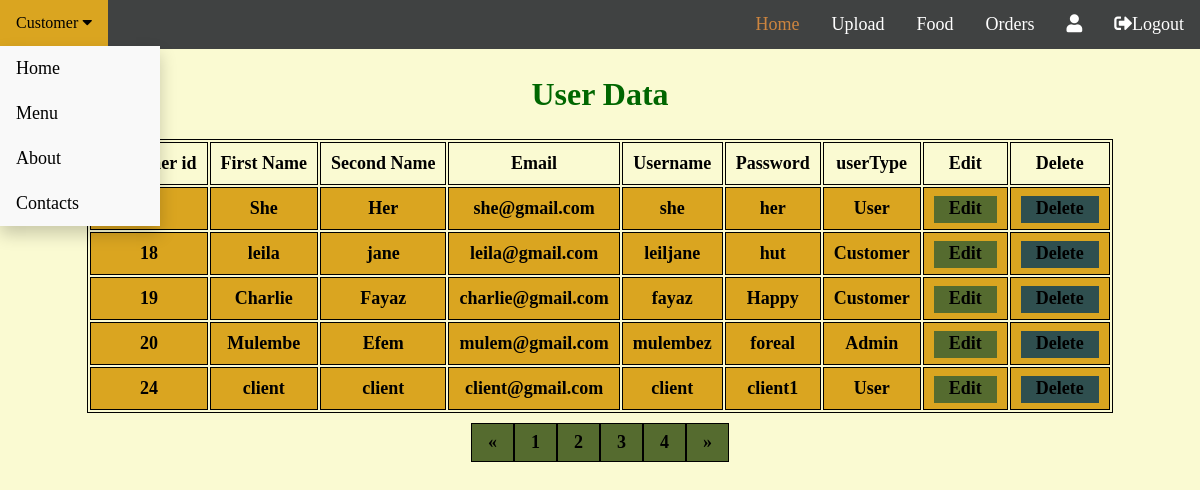
The page /displayUsers.php?pageno=3 on the database its author committed.
### tables this page shows
CREATE TABLE `customer` (
  `customer_id` int(6) NOT NULL,
  `firstname` varchar(10) NOT NULL,
  `secondname` varchar(10) NOT NULL,
  `email` varchar(40) NOT NULL,
  `userName` varchar(255) NOT NULL,
  `userPassword` varchar(20) NOT NULL,
  `userType` varchar(255) NOT NULL
);

### displayUsers.php (the view, shortened to what this page needs)
<?php
require_once('connect.php');
?>
<!DOCTYPE html>
<html lang="en">
<head>
    <link rel="stylesheet" href="https://use.fontawesome.com/releases/v5.7.1/css/all.css">
</head>
<body>
    <div class="nav">
        <div class="dropdown">
            <button class="dropbtn">Customer
                <i class="fa fa-caret-down"></i>
            </button>
            <div class="dropdown-content">
                <a href="index1.php">Home</a>
                <a href="menu1.php">Menu</a>
                <a href="about.html">About</a>
                <a href="contact.php">Contacts</a>
            </div>
        </div>
        <a href="logout.php"><i class="fas fa-sign-out-alt"></i>Logout</a>
        <a href="profile.php" class="user"><i class="fas fa-user"></i><?php echo $_SESSION['user']['userName']; ?></a>
        <a href="view_order.php">Orders</a>
        <a href="view_food.php">Food</a>
        <a href="upload_image.php">Upload</a>
        <a href="index1.html" class="active">Home</a>
    </div>
    <section>
        <h1>User Data</h1>
        <table>
            <tr>
                <th>Customer id</th>
                <th>First Name</th>
                <th>Second Name</th>
                <th>Email</th>
                <th>Username</th>
                <th>Password</th>
                <th>userType</th>
                <th>Edit</th>
                <th>Delete</th>
            </tr>
            <?php
            if (isset($_GET['pageno'])) {
                $pageno = $_GET['pageno'];
            } else {
                $pageno = 1;
            }
            $records_per_page = 5;
            $offset = ($pageno - 1) * $records_per_page;
            $sql_total = "SELECT COUNT(*) FROM Customer";
            $result = mysqli_query($conn, $sql_total);
            $total_rows = mysqli_fetch_array($result)[0];
            $total_pages = ceil($total_rows / $records_per_page);
            $sql_result = "SELECT * FROM Customer LIMIT $offset, $records_per_page";
            $data = mysqli_query($conn, $sql_result);
            while ($row = mysqli_fetch_array($data)) {
            ?>
                <tr>
                    <td><?php echo $row['customer_id']; ?></td>
                    <td><?php echo $row['firstname']; ?></td>
                    <td><?php echo $row['secondname']; ?></td>
                    <td><?php echo $row['email']; ?></td>
                    <td><?php echo $row['userName']; ?></td>
                    <td><?php echo $row['userPassword']; ?></td>
                    <td><?php echo $row['userType']; ?></td>
                    <td>
                        <a href="edit.php?customer_id=<?php echo $row['customer_id']; ?>" class="edit_btn">Edit</a>
                    </td>
                    <td>
                        <a href="delete.php?customer_id=<?php echo $row['customer_id']; ?>" class="del_btn">Delete</a>
                    </td>
                </tr>
            <?php
            }
            ?>
        </table>
    </section>
    <div class="paginate">
        <a href="<?php if ($pageno <= 1) {
                        echo 'disabled';
                    }
                    if ($pageno <= 1) {
                        echo '#';
                    } else {
                        echo "?pageno=" . ($pageno - 1);
                    } ?>">&laquo;</a>
        <a href="?pageno=1">1</a>
        <a href="<?php if ($pageno >= $total_pages) {
                        echo 'disabled';
                    }
                    if ($pageno >= $total_pages) {
                        echo '#';
                    } else {
                        echo "?pageno=" . ($pageno + 1);
                    } ?> ">2</a>
        <a href="<?php if ($pageno >= $total_pages) {
                        echo 'disabled';
                    }
                    if ($pageno >= $total_pages) {
                        echo '#';
                    } else {
                        echo "?pageno=" . ($pageno + 1);
                    } ?>">3</a>
        <a href="<?php if ($pageno >= $total_pages) {
                        echo 'disabled';
                    }
                    if ($pageno >= $total_pages) {
                        echo '#';
                    } else {
                        echo "?pageno=" . ($pageno + 1);
                    } ?>">4</a>
        <a href="?pageno=<?php echo $total_pages; ?>">&raquo;</a>
    </div>
</body>
</html>

### displayUsers.php (style rules this page uses)
body { background-color: lightgoldenrodyellow; margin: 0; }
table { margin: 0 auto; font-size: large; border: 1px solid black; }
h1 { text-align: center; color: #006600; font-size: xx-large; font-family: fantasy; }
td { background-color: goldenrod; border: 1px solid black; }
th, td { font-weight: bold; border: 1px solid black; padding: 10px; text-align: center; }
td { font-weight: bold; }
.nav { background-color: #404242; overflow: hidden; }
.nav a { float: right; color: white; text-align: center; padding: 14px 16px; text-decoration: none; font-size: 18px; }
.nav a.active { color: peru; }
.paginate { display: inline-block; margin: auto; width: 50%; padding: 10px; display: flex; justify-content: center; }
.paginate a { font-weight: bold; font-size: 18px; color: black; float: left; padding: 8px 16px; text-decoration: none; border: 1px solid black; background-color: darkolivegreen; }
.edit_btn { background-color: darkolivegreen; color: black; padding: 2px 15px 5px 15px; text-decoration: none; }
.del_btn { background-color: darkslategray; color: black; padding: 2px 15px 5px 15px; text-decoration: none; }
.dropdown { float: left; overflow: hidden; }
.dropdown .dropbtn { font-size: 16px; border: none; outline: none; color: white; padding: 14px 16px; background-color: inherit; font-family: inherit; margin: 0; }
.dropdown-content { display: none; position: absolute; background-color: #f9f9f9; min-width: 160px; box-shadow: 0px 8px 16px 0px rgba(0, 0, 0, 0.2); z-index: 1; }
.dropdown-content a { float: none; color: black; padding: 12px 16px; text-decoration: none; display: block; text-align: left; }

### rows shown on the page
customer: firstname "She", secondname "Her", email "she@gmail.com", userName "she", userPassword "her", userType "User"
customer: customer_id "18", firstname "leila", secondname "jane", email "leila@gmail.com", userName "leiljane", userPassword "hut", userType "Customer"
customer: customer_id "19", firstname "Charlie", secondname "Fayaz", email "charlie@gmail.com", userName "fayaz", userPassword "Happy", userType "Customer"
customer: customer_id "20", firstname "Mulembe", secondname "Efem", email "mulem@gmail.com", userName "mulembez", userPassword "foreal", userType "Admin"
customer: customer_id "24", firstname "client", secondname "client", email "client@gmail.com", userName "client", userPassword "client1", userType "User"
